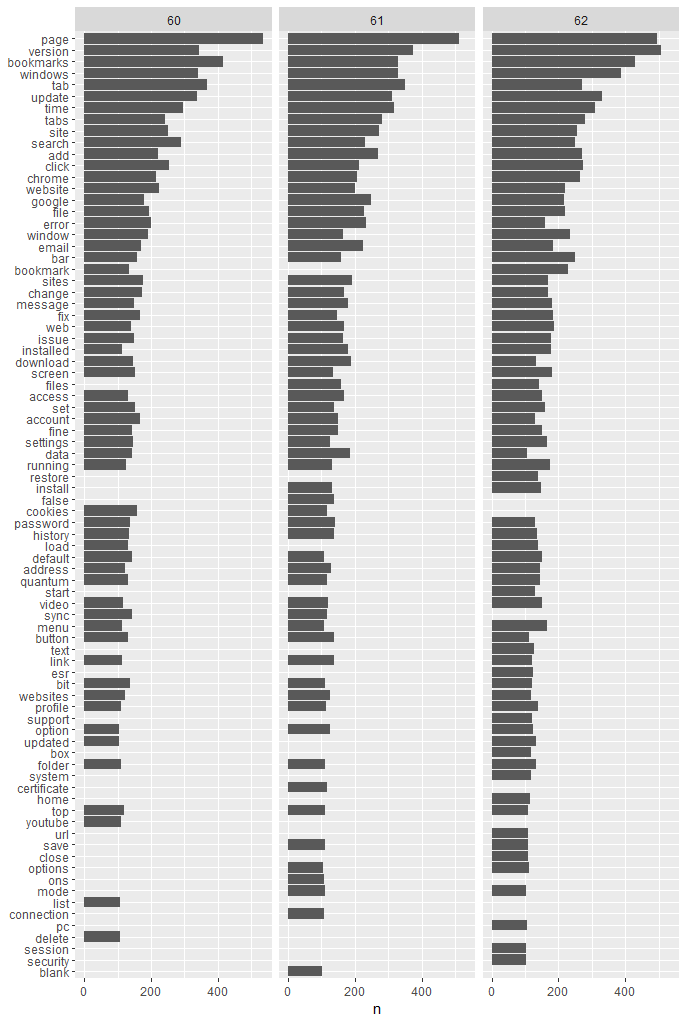

Here is the R script that generated this plot:
library(tidyverse)
library(stringr)
library(tokenizers)
library(tidytext)
library(textclean)
ff62_first3weeks =
  read_csv(
    "https://raw.githubusercontent.com/rtanglao/rt-kitsune-api/master/created21october2018-ff62-5-25september-2018-questions-id-content-created-product-tags-topic-firefoxversion.csv"
  )
ff62_first3weeks_title_content_concatenated <-
  ff62_first3weeks %>%
  unite(text, title, content, sep = " ")
ff62_first3weeks_title_content_concatenated <-
  ff62_first3weeks_title_content_concatenated %>%
  mutate(text = replace_html(text))
tidy_ff62_first3weeks <-
  ff62_first3weeks_title_content_concatenated %>%
  unnest_tokens(word, text)
data(stop_words)
tidy_ff62_first3weeks <-
  tidy_ff62_first3weeks %>%
  anti_join(stop_words)
ff62_count <-
  tidy_ff62_first3weeks %>%
  count(word, sort = TRUE)
ff62_count <-
  ff62_count %>%
  filter(n > 100) %>%
  filter(!str_detect(
    word,
    "firefox|1|2|3|4|5|mozilla|7|8|9|ff|https|browser|computer"
  )) %>%
  mutate(word = reorder(word, n))
ff62_count <-
  ff62_count %>%
  mutate(firefoxversion = 62)

# start of Firefox 60
ff60_first3weeks =
  read_csv(
    "https://raw.githubusercontent.com/rtanglao/rt-kitsune-api/master/created21october2018-ff60-9-29may2018-questions-id-content-created-product-tags-topic-firefoxversion.csv")
ff60_first3weeks_title_content_concatenated <-
  ff60_first3weeks %>%
  unite(text, title, content, sep = " ")
ff60_first3weeks_title_content_concatenated <-
  ff60_first3weeks_title_content_concatenated %>%
  mutate(text = replace_html(text))
tidy_ff60_first3weeks <-
  ff60_first3weeks_title_content_concatenated %>%
  unnest_tokens(word, text)
data(stop_words)
tidy_ff60_first3weeks <-
  tidy_ff60_first3weeks %>%
  anti_join(stop_words)
ff60_count <-
  tidy_ff60_first3weeks %>%
  count(word, sort = TRUE)
ff60_count <-
  ff60_count %>%
  filter(n > 100) %>%
  filter(!str_detect(
    word,
    "firefox|1|2|3|4|5|6|mozilla|7|8|9|ff|https|browser|computer"
  )) %>%
  mutate(word = reorder(word, n))
ff60_count <-
  ff60_count %>%
  mutate(firefoxversion = 60)
# end of Firefox 60

# start of Firefox 61
ff61_first3weeks =
  read_csv(
    "https://raw.githubusercontent.com/rtanglao/rt-kitsune-api/master/created21october2018-ff61-26june-16july-2018-questions-id-content-created-product-tags-topic-firefoxversion.csv")
ff61_first3weeks_title_content_concatenated <-
  ff61_first3weeks %>%
  unite(text, title, content, sep = " ")
ff61_first3weeks_title_content_concatenated <-
  ff61_first3weeks_title_content_concatenated %>%
  mutate(text = replace_html(text))
tidy_ff61_first3weeks <-
  ff61_first3weeks_title_content_concatenated %>%
  unnest_tokens(word, text)
data(stop_words)
tidy_ff61_first3weeks <-
  tidy_ff61_first3weeks %>%
  anti_join(stop_words)
ff61_count <-
  tidy_ff61_first3weeks %>%
  count(word, sort = TRUE)
ff61_count <-
  ff61_count %>%
  filter(n > 100) %>%
  filter(!str_detect(
    word,
    "firefox|1|2|3|4|5|mozilla|7|8|9|ff|https|browser|computer"
  )) %>%
  mutate(word = reorder(word, n))
ff61_count <-
  ff61_count %>%
  mutate(firefoxversion = 61)
# end of Firefox 61
ff60_61_62 <- 
  ff60_count %>% 
  bind_rows(ff61_count) %>% 
  bind_rows(ff62_count) %>% 
  mutate(word = reorder(word, n))
  
ggplot(ff60_61_62, aes(word, n)) +
  geom_col() +
  xlab(NULL) +
  coord_flip() +
  facet_wrap(~ firefoxversion)
# which produces Rplot13
